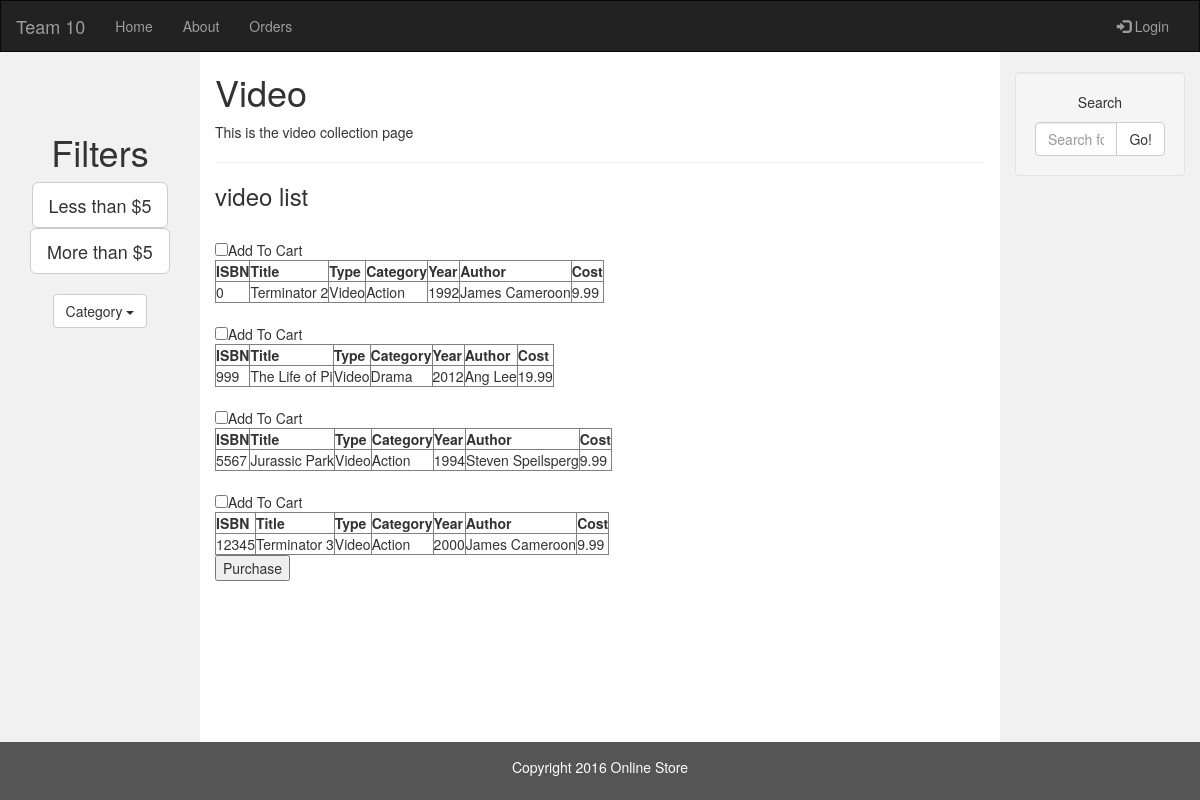
Page /video.php on the committed database.
### tables this page shows
CREATE TABLE IF NOT EXISTS `mediadescription` (
  `ISBN` int(11) NOT NULL,
  `Title` varchar(45) NOT NULL,
  `Type` varchar(45) DEFAULT NULL,
  `Category` varchar(45) DEFAULT NULL,
  `Year` int(11) DEFAULT NULL,
  `Author` varchar(45) DEFAULT NULL,
  `Cost` decimal(6,2) DEFAULT NULL,
  PRIMARY KEY (`ISBN`)
);

### src/videolist.php (the view, shortened to what this page needs)
<?php
require("mysqli_connect.php");
handleEvent(displayVideo($conn));
			?>
			<?php
function displayVideo($conn){
	$sql = "SELECT * FROM mediadescription WHERE Type = 'Video'";
	$result = $conn->query($sql);
	$counter = 0;
	if($result->num_rows > 0){
		?>
		<form action = "<?php echo $_SERVER['PHP_SELF'];?>" method = "POST">
		<?php
		while($row = $result->fetch_assoc()){
			echo "<br>";
			echo "<table border=1>
			<tr>
			<th>ISBN</th>
			<th>Title</th>
			<th>Type</th>
			<th>Category</th>
			<th>Year</th>
			<th>Author</th>
			<th>Cost</th>
			</tr>";
			?>
			<input type = "checkbox" name = "videolist[]" value = "<?php echo $row['ISBN'];?>">Add To Cart</input>
			</form>
			<?php
			echo "<tr>";
			echo "<td>" . $row['ISBN'] . "</td>";
			global $isbnArr;
			$isbnArr[$counter] = $row['ISBN'];
			echo "<td>" . $row['Title'] . "</td>";
			echo "<td>" . $row['Type'] . "</td>";
			echo "<td>" . $row['Category'] . "</td>";
			echo "<td>" . $row['Year'] . "</td>";
			echo "<td>" . $row['Author'] . "</td>";
			echo "<td>" . $row['Cost'] . "</td>";
			echo "</tr>";
			?>
			<?php
			echo "</table>";
			++$counter;
		}
	}
	return $isbnArr;
}
?>

### rows in the picture
mediadescription: ISBN "0", Title "Terminator 2", Type "Video", Category "Action", Year "1992", Author "James Cameroon", Cost "9.99"
mediadescription: ISBN "999", Title "The Life of Pi", Type "Video", Category "Drama", Year "2012", Author "Ang Lee", Cost "19.99"
mediadescription: ISBN "5567", Title "Jurassic Park", Type "Video", Category "Action", Year "1994", Author "Steven Speilsperg", Cost "9.99"
mediadescription: ISBN "12345", Title "Terminator 3", Type "Video", Category "Action", Year "2000", Author "James Cameroon", Cost "9.99"
